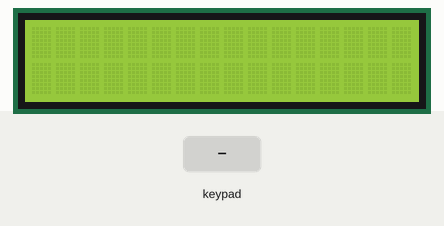
This sketch was run on a simulated Arduino Mega 2560, built with avr-gcc and run on an emulated ATmega2560. On the bench: 16×2 character LCD. The test bench sets the inputs (shaded band).

Above: at 1.2 s.
1.3 s: keypad keys 9 8 3 1 1 3 0 * pressed 0.4 s apart
At 5.1 s:
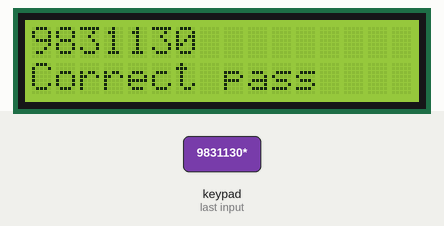
6.0 s: keypad keys 1 3 9 7 2 2 2 * pressed 0.4 s apart
At 9.9 s:
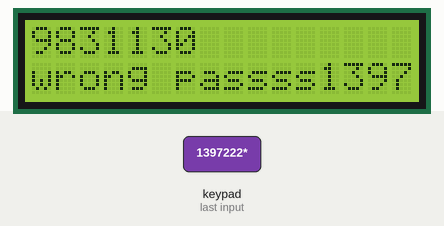
10.7 s: key '1' pressed
At 11.5 s:
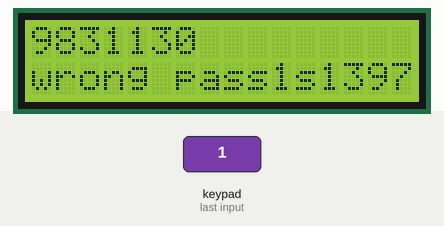
12.2 s: key '2' pressed
At 12.6 s:
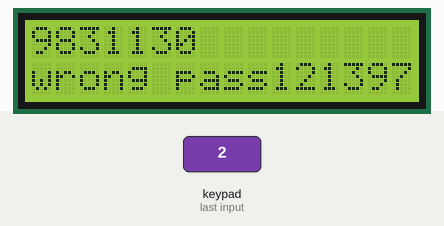
Timing chart, 0 to 14.7 s (numbered marks = the images above; inputs shaded):
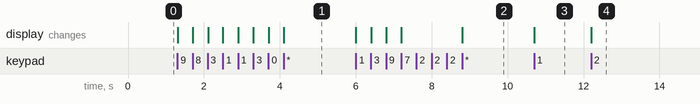

Measured:
- after the input at 1.3 s, the display: first changes at once (image 1 shows a later state)
- after the input at 6.0 s, the display: first changes at once (image 2 shows a later state)
- after the input at 10.7 s, the display: changes at once (image 3)
- after the input at 12.2 s, the display: changes at once (image 4)

The sketch:

part2.ino
```cpp
#include <LiquidCrystal.h>
#include <Keypad.h>
#define RS_PIN 13
#define EN_PIN 12
#define D4_PIN 8
#define D5_PIN 9
#define D6_PIN 10
#define D7_PIN 11


const byte ROWS = 4; //four rows
const byte COLS = 3; //three columns
char keys[ROWS][COLS] = {
  {'1','2','3'},
  {'4','5','6'},
  {'7','8','9'},
  {'*','0','#'}
};
byte rowPins[ROWS] = {A12, A11, A10, A9}; //connect to the row pinouts of the keypad
byte colPins[COLS] = {A13, A14, A15}; //connect to the column pinouts of the keypad

String inputPass = "";
const String password="9831130";
Keypad keypad = Keypad( makeKeymap(keys), rowPins, colPins, ROWS, COLS );


LiquidCrystal lcd (RS_PIN, EN_PIN, D4_PIN, D5_PIN, D6_PIN, D7_PIN);
int x,y;
void setup() {
  Serial.begin(9600);
  lcd.begin(16,2);
  lcd.clear();
  lcd.setCursor(0,0);

}

void loop() {
    char key = keypad.getKey();
    if (key){
       bool check = false;
       //check if key is an number
       if (key =='0' ||key =='1' ||key =='2' ||key =='3' ||key=='4' ||key=='5' ||key=='6' ||key=='7' ||key=='8'||key=='9' ) {
        check = true;
       }


      if(check){
        inputPass += key;
        lcd.write(key);
      } else if(key == '*'){
        lcd.setCursor(0,1);
        if(inputPass == password ){
            lcd.print("Correct pass");
      } else
            lcd.print("wrong pass");
      }
    }
}
```
